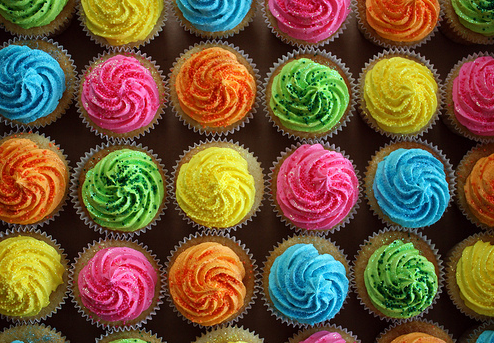
#> input picture HW1/colorful3.png, 494 x 343 px, found by its file name
$ python task2.py colorful3.png 5   (Python 2 division)
#> lines starting #> are read from the running program, lines starting #| are printed output that depends on the picture
# from pylab import plot,show,imread,imshow,figure,subplot
from numpy import vstack,array,reshape,uint8,flipud,arange
from scipy.cluster.vq import kmeans,vq
from matplotlib import colors,pyplot
# import matplotlib.image as mpimg
from matplotlib.pyplot import imshow,imread,figure,subplot,plot,show,bar,hist,title
import math,sys,numpy

IMG_MAX_VALUE = 255.0
#Write a function that gets as input an RGB image, quantizes the colors in the image via k-means, and then replaces
#the color at each pixel with the color of its quantized version. The number of clusters k is a variable of your function.
def q1(img,k):
    # data generation
    data = reshape(img,(img.shape[0]*img.shape[1],img.shape[2]))

    # performing the clustering
    centroids,_ = kmeans(data,k) # k colors will be found
    # quantization
    qnt,_ = vq(data,centroids)

    # reshaping the result of the quantization
    centers_idx = reshape(qnt,(img.shape[0],img.shape[1]))
    clustered = centroids[centers_idx]

    return clustered


#Write a function that gets an RGB image as input and converts it to HSV color space.
#The function then quantizes only the H channel and replaces every pixel in it with the value of its quantized version.
#Next, take the quantized H channel and the original S,V channels and convert the image back into RGB.
def q2(img,k):
    # data = reshape(img,(img.shape[0]*img.shape[1],img.shape[2]))
    img_hsv = colors.rgb_to_hsv(img*1.0/IMG_MAX_VALUE)
    H = img_hsv[:,:,0]
    H_data = reshape(H,(H.shape[0]*H.shape[1],1))

    centroids,_ = kmeans(H_data,k) # six colors will be found
    qnt,_ = vq(H_data,centroids)

    # reshaping the result of the quantization
    centers_idx = reshape(qnt,(H.shape[0],H.shape[1]))
    clustered = centroids[centers_idx]

    quanted_hsv = img_hsv
    quanted_hsv[:,:,0] = clustered[:,:,0]
    quanted_img = colors.hsv_to_rgb(quanted_hsv)*IMG_MAX_VALUE

    return quanted_img.astype(uint8)

#Write a function that computes the SSD (Sum of Squared Distances) between two RGB images.
def q3(img1,img2):
    diff = img1 - img2
    diff2 = diff*diff
    ssd = diff2.sum()
    return ssd

#Write a function that gets as input an RGB image and draws the histogram of the H channel in two ways. First,
#when the histogram bins are spaced regularly. Second, when the bins are
#determined according to the colors you get when quantizing the H channel.
def q4(img,k):
    # data = reshape(img,(img.shape[0]*img.shape[1],img.shape[2]))
    img_hsv = colors.rgb_to_hsv(img*1.0/IMG_MAX_VALUE)
    H = img_hsv[:,:,0]
    H_data = reshape(H,(H.shape[0]*H.shape[1],1))

    H_centroids,_ = kmeans(H_data,k) # k colors will be found
    H_qnt,_ = vq(H_data,H_centroids)
    H_centers_idx = reshape(H_qnt,(H.shape[0],H.shape[1]))
    H_clustered = H_centroids[H_centers_idx]

    return H_data,H_clustered,H_centroids

#Write a function that calls all the functions above and presents the histograms of the images
#before and after quantization. The function should display the images and report the SSD between
#the original image and its quantized version. It should do this for two values of k (you can choose the values).
#Please make sure each result has a clear title and explanation.
def q5(image_name,k):
    img = imread(image_name)
    if(img.shape[2]==4 and image_name.endswith(".png")):
        img = numpy.delete(img,(3),axis=2)*IMG_MAX_VALUE
    img_clustered = q1(img,k)

    ssd = q3(img_clustered,img)
    print ssd

    H_data, H_clustered, H_centroids = q4(img,k)
    figure(1)

    subplot(321)
    title('RGB quantization(k='+str(k)+')[Original Image]')
    imshow(img.astype(uint8))
    subplot(322)
    title('SSD: '+str(ssd)+'[Quantized Image]')
    imshow(img_clustered.astype(uint8))

    quanted_img = q2(img,k)
    ssd2 = q3(quanted_img,img)

    subplot(323)
    title('H quantization(k='+str(k)+')[Original Image]')
    imshow(img.astype(uint8))
    subplot(324)
    title('SSD : '+str(ssd2)+'[Quantized Image]')
    imshow(quanted_img.astype(uint8))

    subplot(325)
    title('Histogram of H Channel spaced regularly')
    hist(H_data,bins=arange(0,1,.01))

    subplot(326)
    title('Histogram of quantized H Channel')
    umin = max(H_centroids.min()-.1,0)
    umax = min(H_centroids.max()+.1,1)
    hist(H_clustered.flatten(),bins=arange(umin,umax,(umax-umin)*1.0/100))
    show()

#For test use
def test(image_name):
    img = imread(image_name)
    if(img.shape[2]==4 and image_name.endswith(".png")):
        img = numpy.delete(img,(3),axis=2)*IMG_MAX_VALUE
    print img.shape
    img_hsv = colors.rgb_to_hsv(img*1.0/IMG_MAX_VALUE)
    img2 = colors.hsv_to_rgb(img_hsv)*IMG_MAX_VALUE
    figure(1)
    subplot(221)
    imshow(img)
    subplot(222)
    imshow(img_hsv)
    subplot(223)
    imshow(img2.astype(uint8))
    show()

if __name__ == "__main__":
    image3_name = 'HW1/colorful3.png'
    image2_name = 'HW1/colorful2.jpg'
    image1_name = 'HW1/colorful1.jpg'

    use_img_name = image3_name
    img = imread(use_img_name)
#> img is the input picture: shape (343, 494, 4) float32; mean R, G, B, A 0.43, 0.339, 0.221, 1
    if(img.shape[2]==4 and use_img_name.endswith(".png")):
        img = numpy.delete(img,(3),axis=2)*IMG_MAX_VALUE
#> img: shape (343, 494, 3) float32
    use_img_name = sys.argv[1]
    q5(use_img_name,int(sys.argv[2]))
#> in q1, `centroids,_ = kmeans(data,k)`: centroids = [[47.36, 153.5, 182.5], [102.7, 94, 45.42], [184.1, 57.25, 50.75], [39.92, 26.02, 14.77], [194.6, 168.3, 86.47]]
#> in q1, `centers_idx = reshape(qnt,(img.shape[0],img.shape[1]))`:
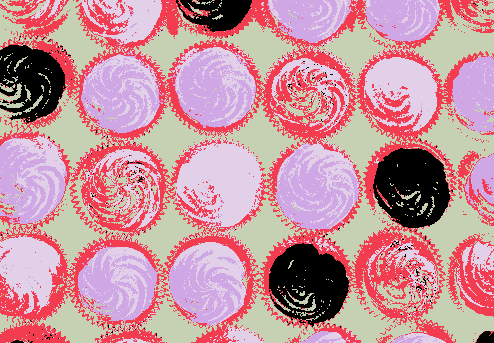
#> centers_idx: shape (343, 494) int32; 5 distinct labels, from 0 to 4; one colour per label, 0 black
#> in q3, `diff2 = diff*diff`:
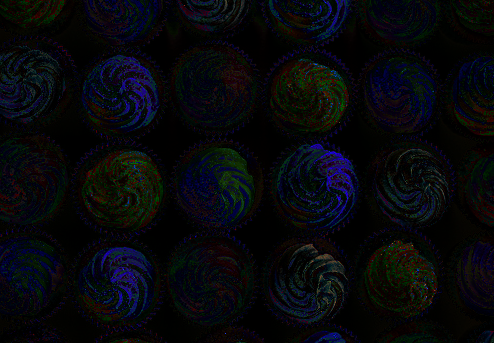
#> diff2: shape (343, 494, 3) float32; mean of channels 0, 1, 2 825.4, 940.6, 1314.3; drawn with min black and max white
#> in q3, `ssd = diff2.sum()`: ssd = 521943008
#| 521943000.0
#> in q4, `img_hsv = colors.rgb_to_hsv(img*1.0/IMG_MAX_VALUE)`: img_hsv: shape (343, 494, 3) float32; mean of channels 0, 1, 2 0.276, 0.699, 0.502
#> in q4, `H = img_hsv[:,:,0]`:
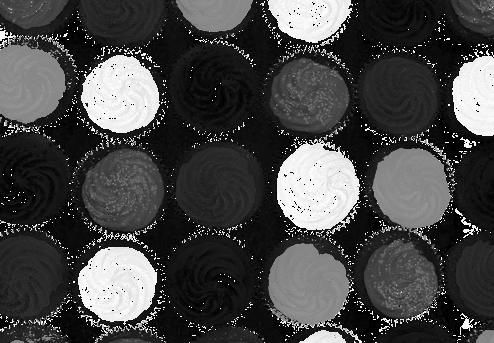
#> H: shape (343, 494) float32; min 0, max 0.999, mean 0.276
#> in q4, `H_centroids,_ = kmeans(H_data,k)`: H_centroids = [0.288, 0.54, 0.0551, 0.945, 0.142]
#> in q4, `H_centers_idx = reshape(H_qnt,(H.shape[0],H.shape[1]))`:
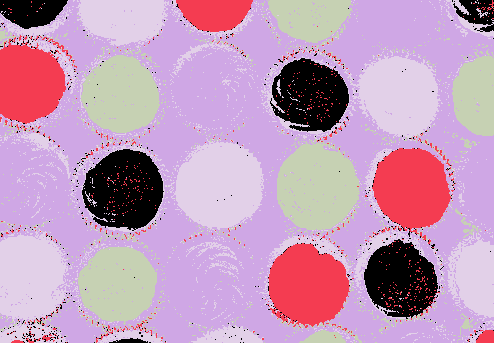
#> H_centers_idx: shape (343, 494) int32; 5 distinct labels, from 0 to 4; one colour per label, 0 black
#> in q2, `centroids,_ = kmeans(H_data,k)`: centroids = [0.945, 0.288, 0.54, 0.0551, 0.142]
#> in q2, `centers_idx = reshape(qnt,(H.shape[0],H.shape[1]))`:
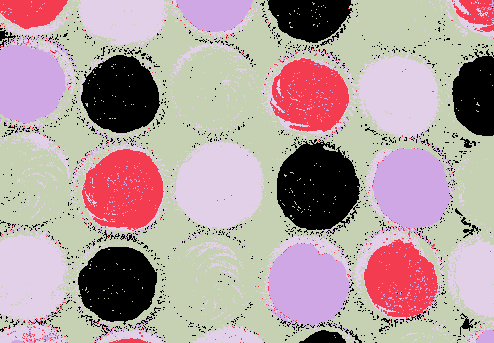
#> centers_idx: shape (343, 494) int32; 5 distinct labels, from 0 to 4; one colour per label, 0 black
#> in q2, `quanted_hsv[:,:,0] = clustered[:,:,0]`: quanted_hsv: shape (343, 494, 3) float32; mean of channels 0, 1, 2 0.276, 0.699, 0.502
#> in q3 (call 2), `diff2 = diff*diff`:
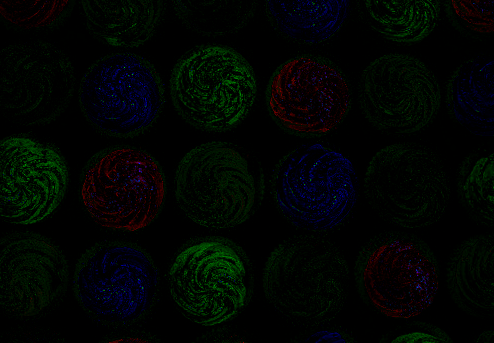
#> diff2: shape (343, 494, 3) float32; mean R, G, B 32.3, 122, 54.9; drawn with min black and max white
#> in q3 (call 2), `ssd = diff2.sum()`: ssd = 35461224
#> in q5, `umin = max(H_centroids.min()-.1,0)`: umin = 0
#> in q5, `umax = min(H_centroids.max()+.1,1)`: umax = 1
#> in q5, `show()`:
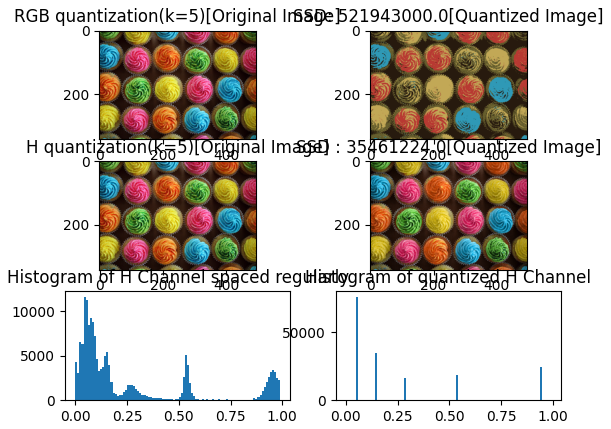
#> figure drawn by matplotlib, 6 panels; panel 5: tallest bar 11650 high, from x = 0.04 to 0.05; panel 6: tallest bar 75950 high, from x = 0.05 to 0.06

$ run again, with HW1/MoonCraters.jpg saved as HW1/colorful3.png
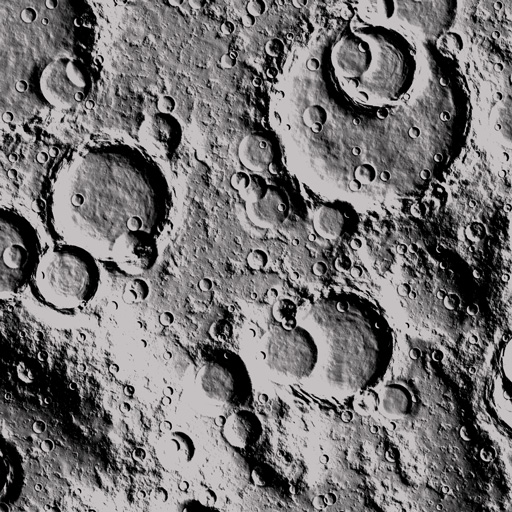
#> input picture HW1/MoonCraters.jpg, 512 x 512 px, found by its file name
#> img is the input picture: shape (512, 512, 3) float32; mean R, G, B 0.453, 0.444, 0.447
#> in q1, `centroids,_ = kmeans(data,k)`: centroids = [[0.432, 0.423, 0.427], [0.756, 0.741, 0.745], [0.0326, 0.031, 0.0317], [0.251, 0.245, 0.247], [0.585, 0.573, 0.577]]
#> in q3, `ssd = diff2.sum()`: ssd = 1511.2
#| 1511.1589
#> img_hsv: shape (512, 512, 3) float32; mean of channels 0, 1, 2 0.748, 0.0341, 0.00178
#> in q4, `H_centroids,_ = kmeans(H_data,k)`: H_centroids = [0.916, 0.959, 0, 0.383]
#> in q4, `H_centers_idx = reshape(H_qnt,(H.shape[0],H.shape[1]))`:
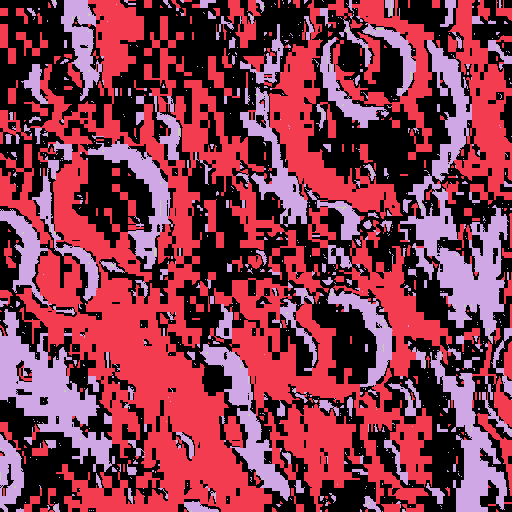
#> H_centers_idx: shape (512, 512) int32; 4 distinct labels, from 0 to 3; one colour per label, 0 black
#> in q2, `centroids,_ = kmeans(H_data,k)`: centroids = [0.959, 0.916, 0.00538]
#> quanted_hsv: shape (512, 512, 3) float32; mean of channels 0, 1, 2 0.748, 0.0341, 0.00178
#> in q3 (call 2), `diff2 = diff*diff`:
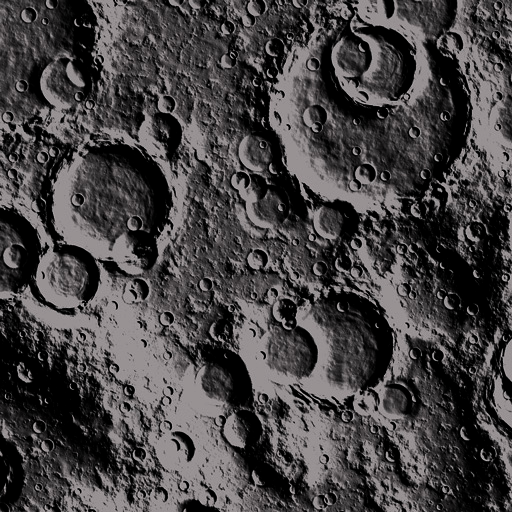
#> diff2: shape (512, 512, 3) float32; mean R, G, B 0.275, 0.265, 0.268
#> in q3 (call 2), `ssd = diff2.sum()`: ssd = 211682.3
#> umin = 0
#> umax = 1
